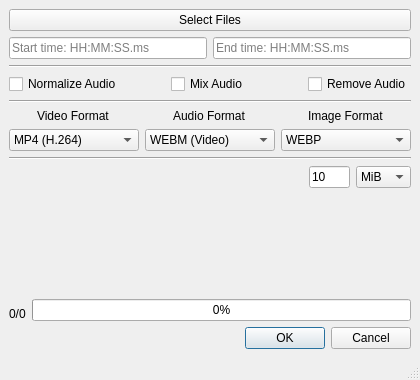
<?xml version="1.0" encoding="UTF-8"?>
<ui version="4.0">
 <class>MainWindow</class>
 <widget class="QMainWindow" name="MainWindow">
  <property name="geometry">
   <rect>
    <x>0</x>
    <y>0</y>
    <width>420</width>
    <height>380</height>
   </rect>
  </property>
  <property name="minimumSize">
   <size>
    <width>420</width>
    <height>380</height>
   </size>
  </property>
  <property name="windowTitle">
   <string>FFmpeg2Discord</string>
  </property>
  <widget class="QWidget" name="centralwidget">
   <layout class="QVBoxLayout" name="verticalLayout_2">
    <item>
     <widget class="QPushButton" name="pushButton">
      <property name="text">
       <string>Select Files</string>
      </property>
     </widget>
    </item>
    <item>
     <layout class="QHBoxLayout" name="horizontalLayout">
      <item>
       <widget class="QLineEdit" name="lineEdit">
        <property name="toolTip">
         <string>&lt;html&gt;&lt;head/&gt;&lt;body&gt;&lt;p align=&quot;center&quot;&gt;Start time in HH:MM:SS.ms&lt;/p&gt;&lt;/body&gt;&lt;/html&gt;</string>
        </property>
        <property name="inputMethodHints">
         <set>Qt::ImhNone</set>
        </property>
        <property name="inputMask">
         <string/>
        </property>
        <property name="text">
         <string/>
        </property>
        <property name="placeholderText">
         <string>Start time: HH:MM:SS.ms</string>
        </property>
       </widget>
      </item>
      <item>
       <widget class="QLineEdit" name="lineEdit_2">
        <property name="toolTip">
         <string>&lt;html&gt;&lt;head/&gt;&lt;body&gt;&lt;p align=&quot;center&quot;&gt;End time in HH:MM:SS.ms&lt;/p&gt;&lt;/body&gt;&lt;/html&gt;</string>
        </property>
        <property name="inputMask">
         <string/>
        </property>
        <property name="text">
         <string/>
        </property>
        <property name="placeholderText">
         <string>End time: HH:MM:SS.ms</string>
        </property>
       </widget>
      </item>
     </layout>
    </item>
    <item>
     <widget class="Line" name="line">
      <property name="orientation">
       <enum>Qt::Horizontal</enum>
      </property>
     </widget>
    </item>
    <item>
     <layout class="QHBoxLayout" name="horizontalLayout_4">
      <item alignment="Qt::AlignLeft">
       <widget class="QCheckBox" name="checkBox_3">
        <property name="toolTip">
         <string>&lt;html&gt;&lt;head/&gt;&lt;body&gt;&lt;p align=&quot;center&quot;&gt;Adjusts the quiet and loud parts of audio to create a consistent level of volume&lt;/p&gt;&lt;/body&gt;&lt;/html&gt;</string>
        </property>
        <property name="text">
         <string>Normalize Audio</string>
        </property>
       </widget>
      </item>
      <item alignment="Qt::AlignHCenter">
       <widget class="QCheckBox" name="checkBox">
        <property name="toolTip">
         <string>&lt;html&gt;&lt;head/&gt;&lt;body&gt;&lt;p align=&quot;center&quot;&gt;If the video has multiple audio tracks this option will combine them all into one track.&lt;/p&gt;&lt;/body&gt;&lt;/html&gt;</string>
        </property>
        <property name="layoutDirection">
         <enum>Qt::LeftToRight</enum>
        </property>
        <property name="text">
         <string>Mix Audio</string>
        </property>
       </widget>
      </item>
      <item alignment="Qt::AlignRight">
       <widget class="QCheckBox" name="checkBox_2">
        <property name="toolTip">
         <string>&lt;html&gt;&lt;head/&gt;&lt;body&gt;&lt;p align=&quot;center&quot;&gt;This will remove all audio from a video.&lt;/p&gt;&lt;/body&gt;&lt;/html&gt;</string>
        </property>
        <property name="text">
         <string>Remove Audio</string>
        </property>
       </widget>
      </item>
     </layout>
    </item>
    <item>
     <widget class="Line" name="line_2">
      <property name="orientation">
       <enum>Qt::Horizontal</enum>
      </property>
     </widget>
    </item>
    <item>
     <layout class="QHBoxLayout" name="horizontalLayout_6">
      <item>
       <layout class="QVBoxLayout" name="verticalLayout_3">
        <property name="spacing">
         <number>6</number>
        </property>
        <property name="sizeConstraint">
         <enum>QLayout::SetDefaultConstraint</enum>
        </property>
        <item alignment="Qt::AlignHCenter">
         <widget class="QLabel" name="label_5">
          <property name="sizePolicy">
           <sizepolicy hsizetype="Preferred" vsizetype="Fixed">
            <horstretch>0</horstretch>
            <verstretch>0</verstretch>
           </sizepolicy>
          </property>
          <property name="text">
           <string>Video Format</string>
          </property>
         </widget>
        </item>
        <item>
         <widget class="QComboBox" name="comboBox_4">
          <property name="toolTip">
           <string>&lt;html&gt;&lt;head/&gt;&lt;body&gt;&lt;p&gt;&lt;span style=&quot; font-weight:600;&quot;&gt;H.264:&lt;/span&gt; fastest compression and most compatible but offers lower quality videos&lt;/p&gt;&lt;p&gt;&lt;span style=&quot; font-weight:600;&quot;&gt;VP9:&lt;/span&gt; slower compression but offers higher quality videos (does not embed for iPhone users on Discord)&lt;/p&gt;&lt;p&gt;&lt;span style=&quot; font-weight:600;&quot;&gt;AV1:&lt;/span&gt; slowest compression but offers highest quality videos (does not embed at all on Discord)&lt;/p&gt;&lt;/body&gt;&lt;/html&gt;</string>
          </property>
          <item>
           <property name="text">
            <string comment="test" extracomment="test">MP4 (H.264)</string>
           </property>
          </item>
          <item>
           <property name="text">
            <string>WEBM (VP9)</string>
           </property>
          </item>
          <item>
           <property name="text">
            <string>WEBM (AV1)</string>
           </property>
          </item>
         </widget>
        </item>
       </layout>
      </item>
      <item>
       <layout class="QVBoxLayout" name="verticalLayout_4">
        <property name="spacing">
         <number>6</number>
        </property>
        <property name="sizeConstraint">
         <enum>QLayout::SetDefaultConstraint</enum>
        </property>
        <item alignment="Qt::AlignHCenter">
         <widget class="QLabel" name="label_4">
          <property name="sizePolicy">
           <sizepolicy hsizetype="Preferred" vsizetype="Fixed">
            <horstretch>0</horstretch>
            <verstretch>0</verstretch>
           </sizepolicy>
          </property>
          <property name="text">
           <string>Audio Format</string>
          </property>
         </widget>
        </item>
        <item>
         <widget class="QComboBox" name="comboBox_3">
          <property name="sizePolicy">
           <sizepolicy hsizetype="Preferred" vsizetype="Fixed">
            <horstretch>0</horstretch>
            <verstretch>0</verstretch>
           </sizepolicy>
          </property>
          <property name="toolTip">
           <string>&lt;html&gt;&lt;head/&gt;&lt;body&gt;&lt;p&gt;&lt;span style=&quot; font-weight:600;&quot;&gt;WEBM (Video):&lt;/span&gt; black video with Opus audio track. This is for websites that don't directly support audio (like Discord on mobile).&lt;/p&gt;&lt;p&gt;&lt;span style=&quot; font-weight:600;&quot;&gt;WEBM:&lt;/span&gt; Opus audio track only&lt;/p&gt;&lt;p&gt;&lt;span style=&quot; font-weight:600;&quot;&gt;OGG:&lt;/span&gt; Opus audio track only&lt;/p&gt;&lt;/body&gt;&lt;/html&gt;</string>
          </property>
          <item>
           <property name="text">
            <string>WEBM (Video)</string>
           </property>
          </item>
          <item>
           <property name="text">
            <string>WEBM</string>
           </property>
          </item>
          <item>
           <property name="text">
            <string>OGG</string>
           </property>
          </item>
         </widget>
        </item>
       </layout>
      </item>
      <item>
       <layout class="QVBoxLayout" name="verticalLayout_5" stretch="0,0">
        <property name="sizeConstraint">
         <enum>QLayout::SetDefaultConstraint</enum>
        </property>
        <item alignment="Qt::AlignHCenter">
         <widget class="QLabel" name="label_3">
          <property name="sizePolicy">
           <sizepolicy hsizetype="Preferred" vsizetype="Fixed">
            <horstretch>0</horstretch>
            <verstretch>0</verstretch>
           </sizepolicy>
          </property>
          <property name="text">
           <string>Image Format</string>
          </property>
         </widget>
        </item>
        <item>
         <widget class="QComboBox" name="comboBox_2">
          <property name="toolTip">
           <string>&lt;html&gt;&lt;head/&gt;&lt;body&gt;&lt;p&gt;&lt;span style=&quot; font-weight:600;&quot;&gt;WEBP:&lt;/span&gt; slower compression times but better quality and supports transparency&lt;/p&gt;&lt;p&gt;&lt;span style=&quot; font-weight:600;&quot;&gt;JPG:&lt;/span&gt; most compatible but worse quality&lt;/p&gt;&lt;/body&gt;&lt;/html&gt;</string>
          </property>
          <item>
           <property name="text">
            <string>WEBP</string>
           </property>
          </item>
          <item>
           <property name="text">
            <string>JPG</string>
           </property>
          </item>
         </widget>
        </item>
       </layout>
      </item>
     </layout>
    </item>
    <item>
     <widget class="Line" name="line_3">
      <property name="orientation">
       <enum>Qt::Horizontal</enum>
      </property>
     </widget>
    </item>
    <item>
     <layout class="QHBoxLayout" name="horizontalLayout_5">
      <item>
       <spacer name="horizontalSpacer">
        <property name="orientation">
         <enum>Qt::Horizontal</enum>
        </property>
        <property name="sizeType">
         <enum>QSizePolicy::Expanding</enum>
        </property>
        <property name="sizeHint" stdset="0">
         <size>
          <width>300</width>
          <height>20</height>
         </size>
        </property>
       </spacer>
      </item>
      <item>
       <widget class="QLineEdit" name="lineEdit_3">
        <property name="sizePolicy">
         <sizepolicy hsizetype="Maximum" vsizetype="Fixed">
          <horstretch>1</horstretch>
          <verstretch>0</verstretch>
         </sizepolicy>
        </property>
        <property name="minimumSize">
         <size>
          <width>0</width>
          <height>0</height>
         </size>
        </property>
        <property name="toolTip">
         <string>&lt;html&gt;&lt;head/&gt;&lt;body&gt;&lt;p align=&quot;center&quot;&gt;Set the desired file size the resulting video should be below.&lt;/p&gt;&lt;/body&gt;&lt;/html&gt;</string>
        </property>
        <property name="inputMask">
         <string/>
        </property>
        <property name="text">
         <string>10</string>
        </property>
       </widget>
      </item>
      <item>
       <widget class="QComboBox" name="comboBox">
        <property name="minimumSize">
         <size>
          <width>55</width>
          <height>0</height>
         </size>
        </property>
        <property name="maximumSize">
         <size>
          <width>50</width>
          <height>16777215</height>
         </size>
        </property>
        <property name="toolTip">
         <string>&lt;html&gt;&lt;head/&gt;&lt;body&gt;&lt;p align=&quot;center&quot;&gt;MiB (Mebibyte) is 1,048,576 bytes.&lt;/p&gt;&lt;p align=&quot;center&quot;&gt;MB (Megabyte) is 1,000,000 bytes.&lt;/p&gt;&lt;p align=&quot;center&quot;&gt;Discord uses MiB.&lt;/p&gt;&lt;/body&gt;&lt;/html&gt;</string>
        </property>
        <item>
         <property name="text">
          <string>MiB</string>
         </property>
        </item>
        <item>
         <property name="text">
          <string>MB</string>
         </property>
        </item>
       </widget>
      </item>
     </layout>
    </item>
    <item>
     <widget class="QLabel" name="label_2">
      <property name="enabled">
       <bool>true</bool>
      </property>
      <property name="minimumSize">
       <size>
        <width>0</width>
        <height>0</height>
       </size>
      </property>
      <property name="layoutDirection">
       <enum>Qt::LeftToRight</enum>
      </property>
      <property name="autoFillBackground">
       <bool>false</bool>
      </property>
      <property name="frameShape">
       <enum>QFrame::NoFrame</enum>
      </property>
      <property name="text">
       <string/>
      </property>
      <property name="scaledContents">
       <bool>true</bool>
      </property>
      <property name="wordWrap">
       <bool>true</bool>
      </property>
      <property name="openExternalLinks">
       <bool>false</bool>
      </property>
     </widget>
    </item>
    <item>
     <layout class="QHBoxLayout" name="horizontalLayout_3">
      <item alignment="Qt::AlignBottom">
       <widget class="QLabel" name="label">
        <property name="sizePolicy">
         <sizepolicy hsizetype="Preferred" vsizetype="Preferred">
          <horstretch>0</horstretch>
          <verstretch>0</verstretch>
         </sizepolicy>
        </property>
        <property name="text">
         <string>0/0</string>
        </property>
       </widget>
      </item>
      <item>
       <layout class="QVBoxLayout" name="verticalLayout">
        <item alignment="Qt::AlignHCenter">
         <widget class="QLabel" name="label_6">
          <property name="sizePolicy">
           <sizepolicy hsizetype="Preferred" vsizetype="Fixed">
            <horstretch>0</horstretch>
            <verstretch>0</verstretch>
           </sizepolicy>
          </property>
          <property name="text">
           <string/>
          </property>
         </widget>
        </item>
        <item>
         <widget class="QProgressBar" name="progressBar">
          <property name="value">
           <number>0</number>
          </property>
         </widget>
        </item>
       </layout>
      </item>
     </layout>
    </item>
    <item>
     <widget class="QDialogButtonBox" name="buttonBox">
      <property name="standardButtons">
       <set>QDialogButtonBox::Cancel|QDialogButtonBox::Ok</set>
      </property>
     </widget>
    </item>
   </layout>
  </widget>
  <widget class="QStatusBar" name="statusbar"/>
 </widget>
 <resources/>
 <connections/>
 <slots>
  <slot>fileButtonClicked()</slot>
 </slots>
</ui>
